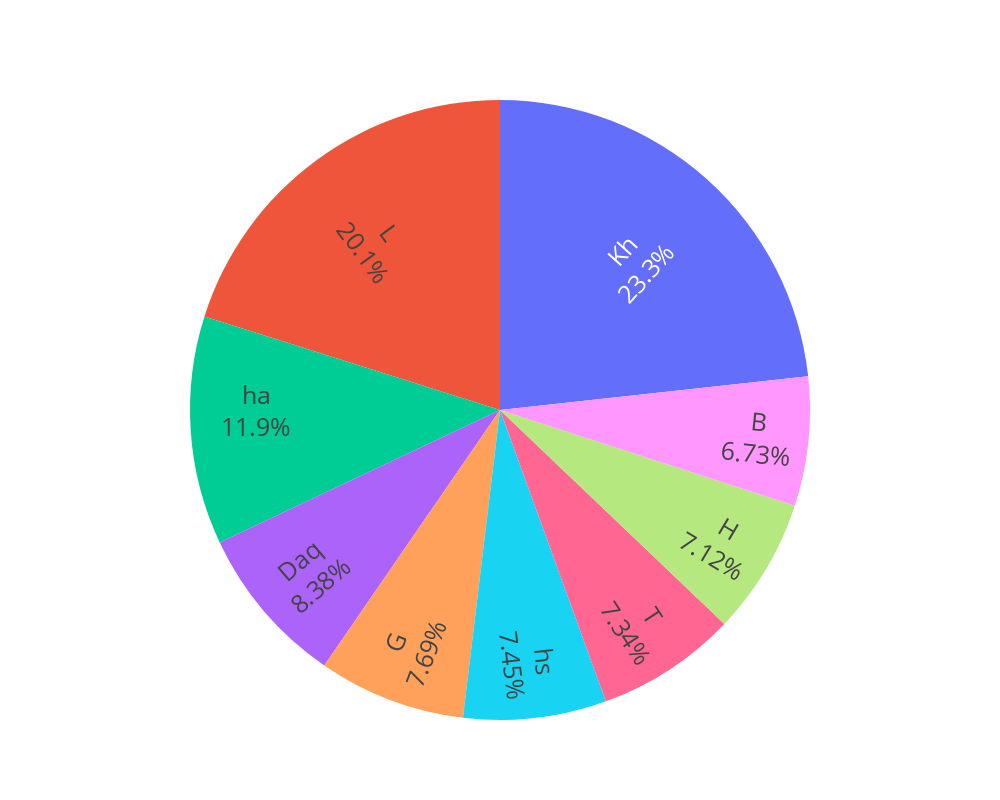

Notebook cell for this chart:
### Code cell
from openturns.usecases import ishigami_function
import openturns as ot
import openturns.viewer as viewer
from matplotlib import pylab as plt
import numpy as np
ot.Log.Show(ot.Log.NONE)

# Hubert J. Morel-Seytoux et al., 2016

ot.RandomGenerator.SetSeed(0)
formula = ['(((2*Kh)/(B+H))*(T/((1-(G/Daq))*T)))*(L*(B+H)*(hs-ha))']

model = ot.SymbolicFunction(['Kh', 'B', 'H', 'T', 'G', 'Daq', 'L', 'hs', 'ha'], formula)
distributions = [ot.Uniform(0.9144, 457.2), #  horizontal hydraulic conductivity
                 ot.Uniform(10, 250), #  half width of the river
                 ot.Uniform(1.5, 7), # depth of water in river from water surface to streambed
                 ot.Uniform(1e-4, 1e-2), # clogging  layer  correction
                 ot.Uniform(90, 400), # Grid size
                 ot.Uniform(0.1, 5145), # Aquifer thickness
                 ot.Uniform(90, 400), #  length of the river reach within the river cell
                 ot.Uniform(1, 10), # head in river
                 ot.Uniform(130, 270)] #  head in aquifer
distribution = ot.ComposedDistribution(distributions)
print(distribution)
sensitivityAnalysis = ot.FAST(model, distribution, 101)
print(sensitivityAnalysis.getFirstOrderIndices())


y = np.array(sensitivityAnalysis.getFirstOrderIndices())
mylab=['Kh', 'B', 'H', 'T', 'G', 'Daq', 'L', 'hs', 'ha']
# Set options for the pie chart size
pie_width = 1000
pie_height = 800

# Create Plotly pie chart
fig = go.Figure(data=[go.Pie(labels=mylab,
                             values=y,
                             text=y,
                             textinfo='label+percent',
                             insidetextorientation='radial',
                             textfont=dict(size=25), # set font size for all text
                             showlegend=False)]) # remove the legend

fig.update_layout(
    autosize=False,  # disable auto-sizing
    width=pie_width,  # set width
    height=pie_height,  # set height
)
fig.show()

### Figure 1 — Plotly figure (JSON) as saved in the notebook; plotly's stock layout.template omitted (floating-point values rounded to 4 significant figures)
{"data": [{"insidetextorientation": "radial", "labels": ["Kh", "B", "H", "T", "G", "Daq", "L", "hs", "ha"], "showlegend": false, "text": [0.2385, 0.06898, 0.07295, 0.07518, 0.07879, 0.08594, 0.2062, 0.07638, 0.122], "textfont": {"size": 25}, "textinfo": "label+percent", "type": "pie", "values": [0.2385, 0.06898, 0.07295, 0.07518, 0.07879, 0.08594, 0.2062, 0.07638, 0.122]}], "layout": {"autosize": false, "height": 800, "width": 1000}}
